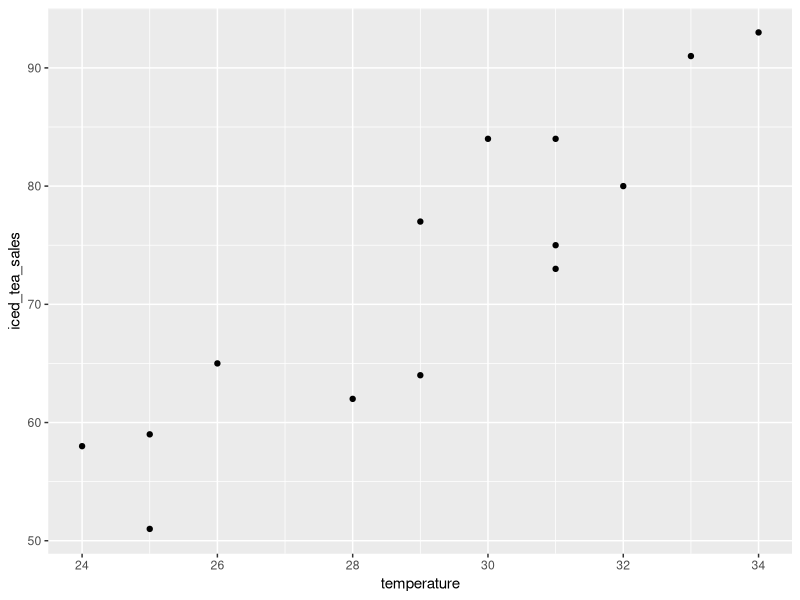
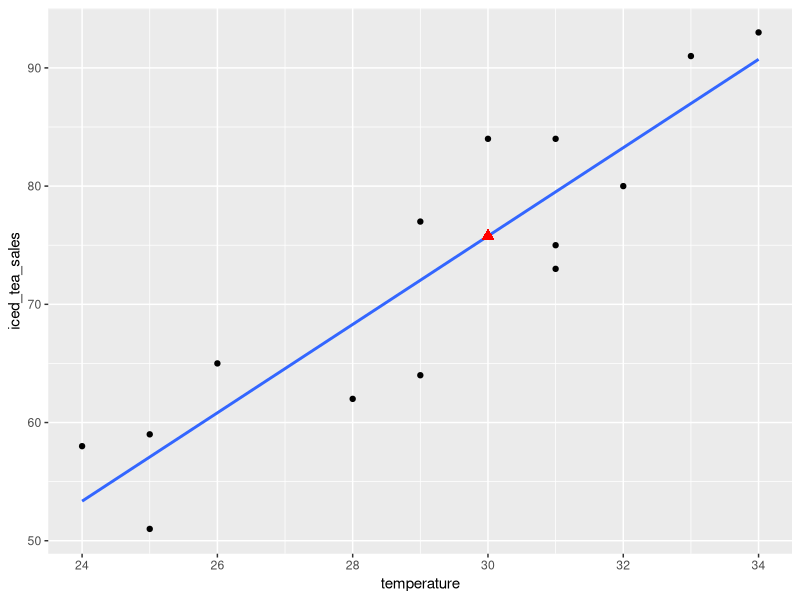
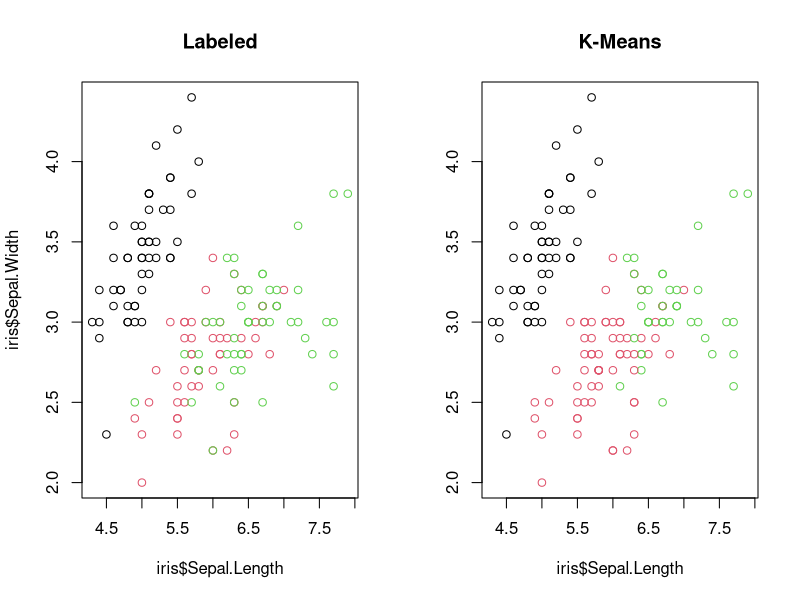

The R script that drew these images, in order:
install.packages("ggplot2")
library(ggplot2)
#---------------------------------------------------------------------------------
temperature <- c(29, 28, 34, 31, 25, 29, 32, 31, 24, 33, 25, 31, 26, 30)
iced_tea_sales <- c(77, 62, 93, 84, 59, 64, 80, 75, 58, 91, 51, 73, 65, 84)
iced_tea_df <- data.frame(temperature, iced_tea_sales)
ggplot(iced_tea_df, aes(x = temperature, y = iced_tea_sales)) +
  geom_point()

temperature <- c(29, 28, 34, 31, 25, 29, 32, 31, 24, 33, 25, 31, 26, 30)
iced_tea_sales <- c(77, 62, 93, 84, 59, 64, 80, 75, 58, 91, 51, 73, 65, 84)
iced_tea_df <- data.frame(temperature, iced_tea_sales)

# Modeling
lm_fit <- lm(formula = iced_tea_sales ~ temperature, data = iced_tea_df)
summary(lm_fit)

# Predict
to_be_predicted <- data.frame(temperature = 30)
predicted <- predict(lm_fit, newdata = to_be_predicted)
to_be_predicted <- cbind(to_be_predicted, iced_tea_sales = predicted)

# Plotting
ggplot(iced_tea_df, aes(x = temperature, y = iced_tea_sales)) +
  geom_point() +
  geom_smooth(method = "lm", se = FALSE) + 
  geom_point(data = to_be_predicted, colour = "red", shape = 17, size = 3)
#----------------------------------------------------------------------------------
  
store_area <- c(10, 8, 8, 5, 7, 8, 7, 9, 6, 9)
dist_to_station <- c(80, 0, 200, 200, 300, 230, 40, 0, 330, 180)
monthly_sales <- c(469, 366, 371, 208, 246, 297, 363, 436, 198, 364)
bakery_df <- data.frame(store_area, dist_to_station, monthly_sales)

# Modeling
lm_fit <- lm(monthly_sales ~ ., data = bakery_df)

# Performance
y_hat <- predict(lm_fit, newdata = bakery_df[ , c("store_area", "dist_to_station")])

#calculate  RMSE
res <- bakery_df$monthly_sales - y_hat
rmse <- sqrt(sum(res^2) / nrow(bakery_df))
rmse

# Adjusted R-squared
summary_lm_fit <- summary(lm_fit)
summary_lm_fit$adj.r.squared
#------------------------------------------------------------------------------
iris_km <- iris[, -5]
set.seed(87)
km_fit <- kmeans(iris_km, nstart = 10, centers = 3)

# Plotting
par(mfrow = c(1, 2))
plot(x = iris$Sepal.Length, y = iris$Sepal.Width, col = iris$Species, main = "Labeled")
plot(x = iris$Sepal.Length, y = iris$Sepal.Width, col = km_fit$cluster, main = "K-Means", ylab = "")
